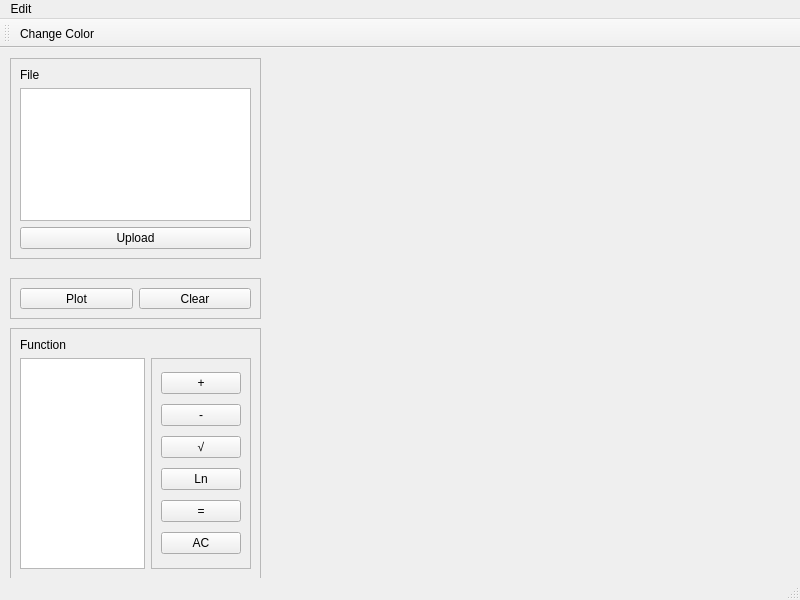
<?xml version="1.0" encoding="UTF-8"?>
<ui version="4.0">
 <class>MainWindow</class>
 <widget class="QMainWindow" name="MainWindow">
  <property name="geometry">
   <rect>
    <x>0</x>
    <y>0</y>
    <width>800</width>
    <height>600</height>
   </rect>
  </property>
  <property name="windowTitle">
   <string>MainWindow</string>
  </property>
  <widget class="QWidget" name="centralwidget">
   <widget class="QFrame" name="frame">
    <property name="geometry">
     <rect>
      <x>10</x>
      <y>10</y>
      <width>251</width>
      <height>201</height>
     </rect>
    </property>
    <property name="frameShape">
     <enum>QFrame::StyledPanel</enum>
    </property>
    <property name="frameShadow">
     <enum>QFrame::Raised</enum>
    </property>
    <layout class="QVBoxLayout" name="verticalLayout">
     <item>
      <widget class="QLabel" name="label">
       <property name="text">
        <string>File</string>
       </property>
      </widget>
     </item>
     <item>
      <widget class="QListWidget" name="listWidget_file"/>
     </item>
     <item>
      <widget class="QPushButton" name="pushButton_upload">
       <property name="text">
        <string>Upload</string>
       </property>
      </widget>
     </item>
    </layout>
   </widget>
   <widget class="QFrame" name="frame_3">
    <property name="geometry">
     <rect>
      <x>10</x>
      <y>280</y>
      <width>251</width>
      <height>251</height>
     </rect>
    </property>
    <property name="frameShape">
     <enum>QFrame::StyledPanel</enum>
    </property>
    <property name="frameShadow">
     <enum>QFrame::Raised</enum>
    </property>
    <layout class="QGridLayout" name="gridLayout">
     <item row="1" column="2">
      <widget class="QFrame" name="frame_2">
       <property name="frameShape">
        <enum>QFrame::StyledPanel</enum>
       </property>
       <property name="frameShadow">
        <enum>QFrame::Raised</enum>
       </property>
       <layout class="QVBoxLayout" name="verticalLayout_2">
        <item>
         <widget class="QPushButton" name="pushButton_add">
          <property name="text">
           <string>+</string>
          </property>
         </widget>
        </item>
        <item>
         <widget class="QPushButton" name="pushButton_min">
          <property name="text">
           <string>-</string>
          </property>
         </widget>
        </item>
        <item>
         <widget class="QPushButton" name="pushButton_sqrt">
          <property name="text">
           <string>√</string>
          </property>
         </widget>
        </item>
        <item>
         <widget class="QPushButton" name="pushButton_Ln">
          <property name="text">
           <string>Ln</string>
          </property>
         </widget>
        </item>
        <item>
         <widget class="QPushButton" name="pushButton_eq">
          <property name="text">
           <string>=</string>
          </property>
         </widget>
        </item>
        <item>
         <widget class="QPushButton" name="pushButton_AC">
          <property name="text">
           <string>AC</string>
          </property>
         </widget>
        </item>
       </layout>
      </widget>
     </item>
     <item row="1" column="1">
      <widget class="QListWidget" name="listWidget_function"/>
     </item>
     <item row="0" column="1">
      <widget class="QLabel" name="label_2">
       <property name="text">
        <string>Function</string>
       </property>
      </widget>
     </item>
    </layout>
   </widget>
   <widget class="QFrame" name="frame_4">
    <property name="geometry">
     <rect>
      <x>10</x>
      <y>230</y>
      <width>251</width>
      <height>41</height>
     </rect>
    </property>
    <property name="frameShape">
     <enum>QFrame::StyledPanel</enum>
    </property>
    <property name="frameShadow">
     <enum>QFrame::Raised</enum>
    </property>
    <layout class="QHBoxLayout" name="horizontalLayout_2">
     <item>
      <widget class="QPushButton" name="pushButton_plot">
       <property name="text">
        <string>Plot</string>
       </property>
      </widget>
     </item>
     <item>
      <widget class="QPushButton" name="pushButton_Clear">
       <property name="text">
        <string>Clear</string>
       </property>
      </widget>
     </item>
    </layout>
   </widget>
   <widget class="QCustomPlot" name="widget" native="true">
    <property name="geometry">
     <rect>
      <x>290</x>
      <y>20</y>
      <width>471</width>
      <height>511</height>
     </rect>
    </property>
   </widget>
  </widget>
  <widget class="QMenuBar" name="menubar">
   <property name="geometry">
    <rect>
     <x>0</x>
     <y>0</y>
     <width>800</width>
     <height>22</height>
    </rect>
   </property>
   <widget class="QMenu" name="menuEdit">
    <property name="title">
     <string>Edit</string>
    </property>
    <addaction name="actionChange_Color"/>
   </widget>
   <addaction name="menuEdit"/>
  </widget>
  <widget class="QStatusBar" name="statusbar"/>
  <widget class="QToolBar" name="toolBar">
   <property name="windowTitle">
    <string>toolBar</string>
   </property>
   <attribute name="toolBarArea">
    <enum>TopToolBarArea</enum>
   </attribute>
   <attribute name="toolBarBreak">
    <bool>false</bool>
   </attribute>
   <addaction name="actionChange_Color"/>
  </widget>
  <action name="actionChange_Color">
   <property name="text">
    <string>Change Color</string>
   </property>
  </action>
 </widget>
 <customwidgets>
  <customwidget>
   <class>QCustomPlot</class>
   <extends>QWidget</extends>
   <header>qcustomplot.h</header>
   <container>1</container>
  </customwidget>
 </customwidgets>
 <resources/>
 <connections/>
</ui>
